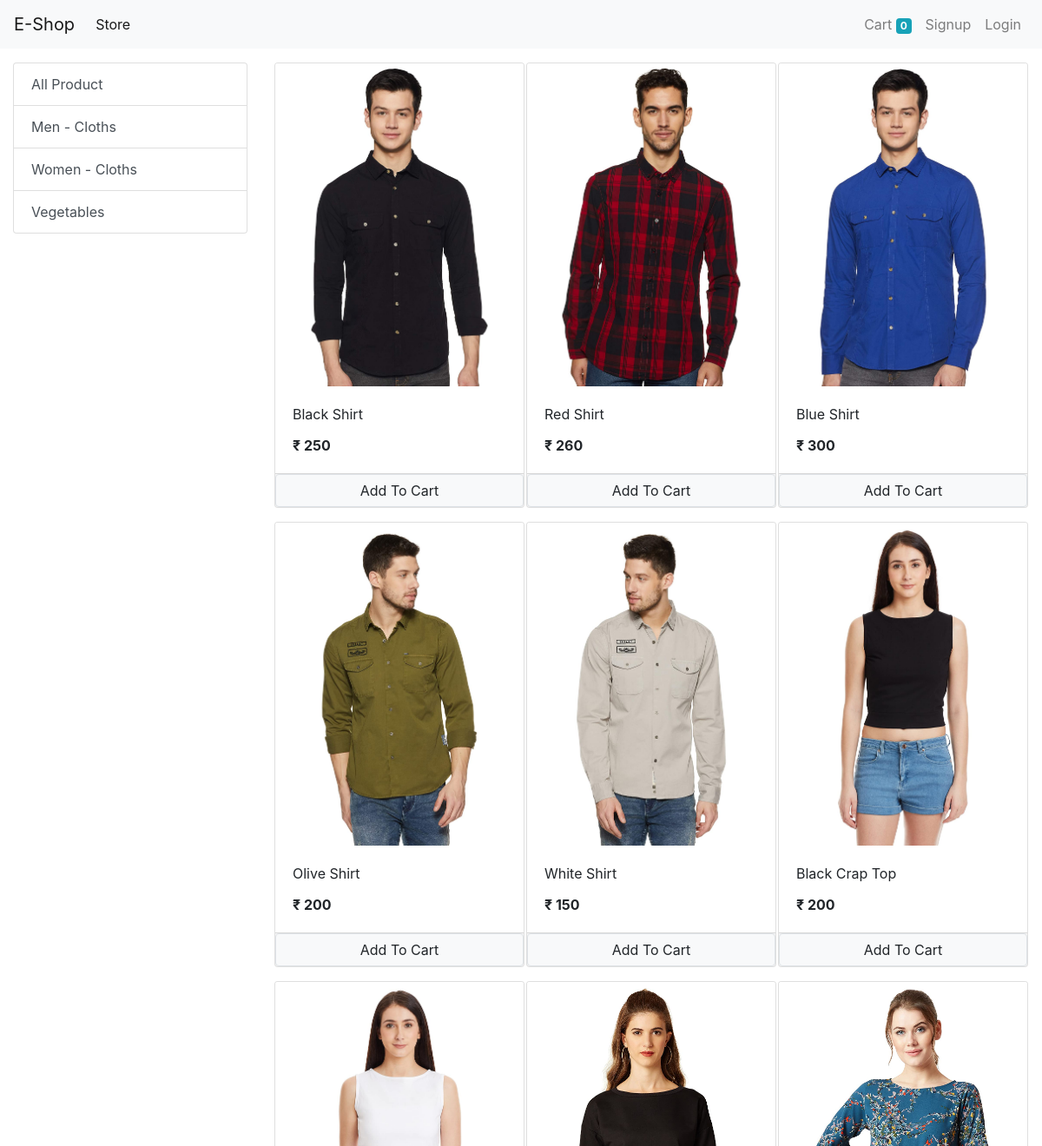
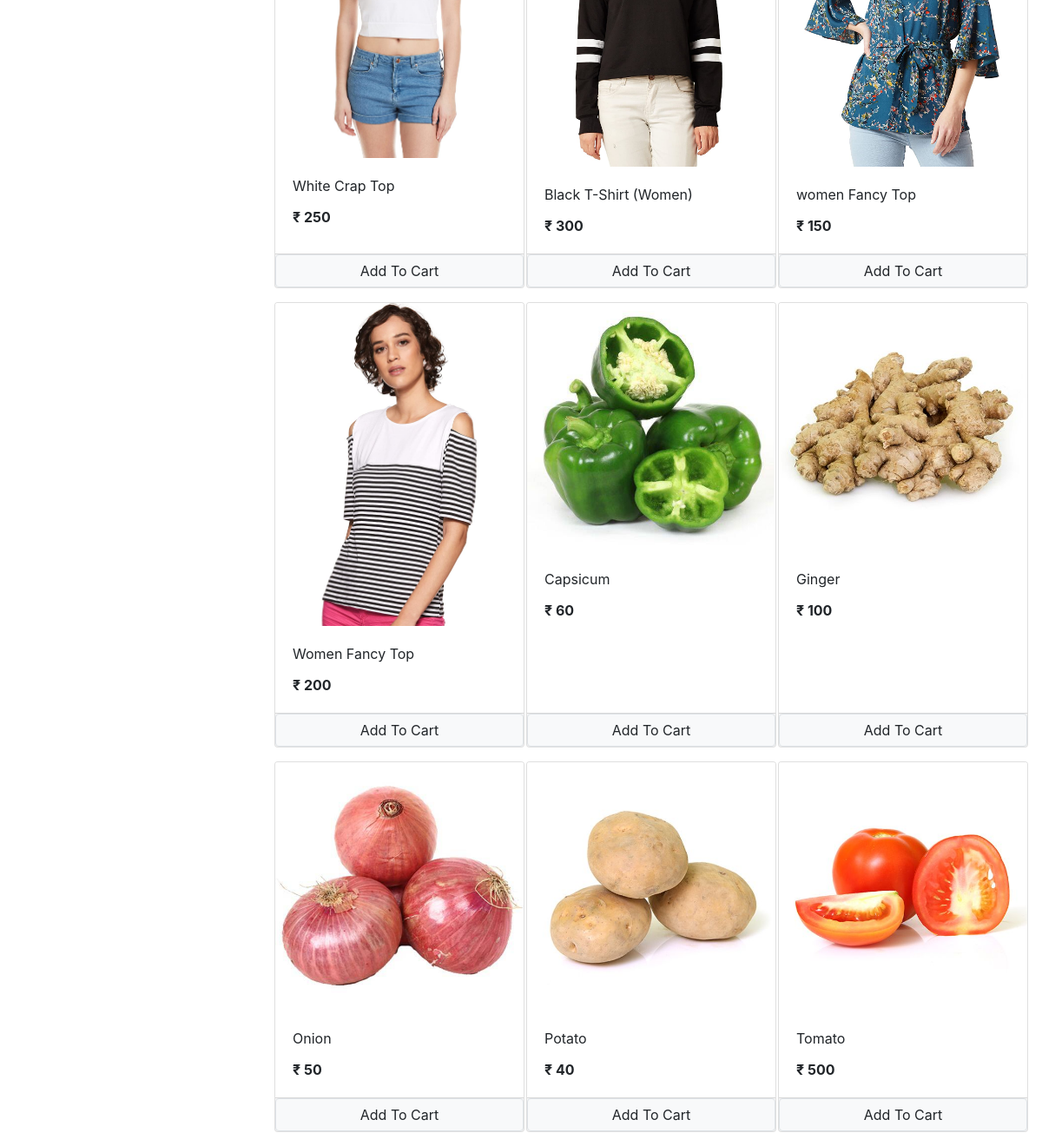
The page / on the database its author committed (2 pictures, top to bottom).
### store/models/category.py (models this page shows, shortened)
class Category(models.Model):
    name=models.CharField(max_length=20)
    @staticmethod
    def get_all_categories():
        return Category.objects.all()

### store/models/product.py (models this page shows, shortened)
class Product(models.Model):
    name=models.CharField(max_length=50)
    price=models.IntegerField(default=0)
    category=models.ForeignKey(Category,on_delete=models.CASCADE)
    descriptions=models.CharField(max_length=200)
    image=models.ImageField(upload_to='upload/product')
    @staticmethod
    def get_all_products():
        return Product.objects.all()

### store/views/home.py (the view, shortened to what this page needs)
# urls.py: path('',Index.as_view(),name='homepage'),
class Index(View):
    def get(self,request):
        products=None
        categories=Category.get_all_categories()
        categoryID=request.GET.get('category')
        if categoryID:
            products=Product.get_all_products_by_categoryid(categoryID)
        else:
            products=Product.get_all_products()
        data={}
        data['products']=products
        data['categories']=categories
        print('Your are :',request.session.get('email'))
        return render(request,'index.html',data)

### store/templatetags/custom_filter.py (called while the page is built)
@register.filter(name='currency')
def currency(number):
    return "₹ "+str(number)

### eshop/store/templates/index.html (shortened to what this page needs)
{% extends "base.html" %}
{% block content %}
{% load cart %}
{% load custom_filter %}
<div class="container-fluid mt-3">
    <div class="row">
<div class="col-lg-3 mx-auto">
<div class="list-group">
    <a href="/" class="list-group-item list-group-item-action ">All Product</a>
    {% for category in categories %}
    <a href="/?category={{category.id}}"
          class="list-group-item list-group-item-action ">{{category.name}}</a>
    {% endfor %}
</div>
</div>
<div id="products" class="col-lg-9 mx-auto">
            <div class="row mx-auto ">
                {% for product in products %}
                <div class="card mx-auto mb-3" id="{{product.id}}" style="width: 18rem;">
                    <img class="card-img-top" src="{{product.image.url}}" alt="Card image cap">
                    <div class="card-body">
                        <p class="card-title">{{product.name}}</p>
                        <p class="card-text"><b>{{product.price|currency}}</b></p>
                    </div>
                    <div class="card-footer p-0 ">
                        {% if product|is_in_cart:request.session.cart %}
                        <div class="row no-gutters">
                            <form action="/#{{product.id}}" class="col-2" method="post">
                                {% csrf_token %}
                                <input hidden type="text" name="product" value="{{product.id}}">
                                <input hidden type="text" name="remove" value="True">
                                <input type="submit" value="-" class="btn btn-block btn-secondary">
                            </form>
                            <div class="text-center col">{{product|cart_quantity:request.session.cart}} in Cart</div>
                            <form action="/#{{product.id}}" class="col-2" method="post">
                                {% csrf_token %}
                                <input hidden type="text" name="product" value="{{product.id}}">
                                <input type="submit" value="+" class="btn btn-block btn-secondary">
                            </form>
                        </div>
                        {% else %}
                        <form action="/#{{product.id}}" method="POST" class="btn-block">
                            <input type="submit" class="float-right btn btn-light border form-control" value='Add To Cart'>
                        </form>
                        {% endif %}
                    </div>
                </div>
                {% endfor %}
            </div>
        </div>
    </div>
</div>
{% endblock %}

### eshop/store/templates/base.html (shortened to what this page needs)
<!doctype html>
<html lang="en">
<head>
  <link rel="stylesheet" href="https://cdn.jsdelivr.net/npm/bootstrap@4.0.0/dist/css/bootstrap.min.css"
>
</head>
<body>
  <nav class="navbar navbar-expand-lg navbar-light bg-light">
    <a class="navbar-brand" href="/">E-Shop</a>
    <div class="collapse navbar-collapse" id="navbarSupportedContent">
      <ul class="navbar-nav mr-auto">
        <li class="nav-item active">
          <a class="nav-link" href="#">Store <span class="sr-only">(current)</span></a>
        </li>
      </ul>
      <ul class="navbar-nav my-2 my-lg-0">
      <li class="nav-item ">
          <a class="nav-link" href="/cart">Cart
          <span class="badge badge-info">{{request.session.cart.keys|length}}</span>
          <span class="sr-only">(current)</span></a>
      </li>
        {% if request.session.customer %}
        <li class="nav-item ">
          <a class="nav-link" href="/orders">Oders<span class="sr-only">(current)</span></a>
        </li>
        <li class="nav-item ">
          <a class="nav-link" href="/logout">Logout<span class="sr-only">(current)</span></a>
        </li>
        {% else %}
        <li class="nav-item ">
          <a class="nav-link" href="/signup">Signup<span class="sr-only">(current)</span></a>
        </li>
        <li class="nav-item ">
          <a class="nav-link" href="/login">Login<span class="sr-only">(current)</span></a>
        </li>
        {% endif %}
      </ul>
    </div>
  </nav>
  {% block content %}{% endblock %}
</body>
</html>

### rows shown on the page
Category: name "Men - Cloths"
Category: name "Women - Cloths"
Category: name "Vegetables"
Product: {{ product.id }} 1 (drawn), image (picture), name "Black Shirt", price "₹ 250"
Product: image (picture), name "Red Shirt", price "₹ 260"
Product: image (picture), name "Blue Shirt", price "₹ 300"
Product: image (picture), name "Olive Shirt", price "₹ 200"
Product: image (picture), name "White Shirt", price "₹ 150"
Product: image (picture), name "Black Crap Top", price "₹ 200"
Product: image (picture), name "White Crap Top", price "₹ 250"
Product: image (picture), name "Black T-Shirt (Women)", price "₹ 300"
Product: image (picture), name "women Fancy Top", price "₹ 150"
Product: image (picture), name "Women Fancy Top", price "₹ 200"
Product: image (picture), name "Capsicum", price "₹ 60"
Product: image (picture), name "Ginger", price "₹ 100"
Product: image (picture), name "Onion", price "₹ 50"
Product: image (picture), name "Potato", price "₹ 40"
Product: image (picture), name "Tomato", price "₹ 500"

### other values the page prints
{{ request.session.cart.keys|length }} "0"
